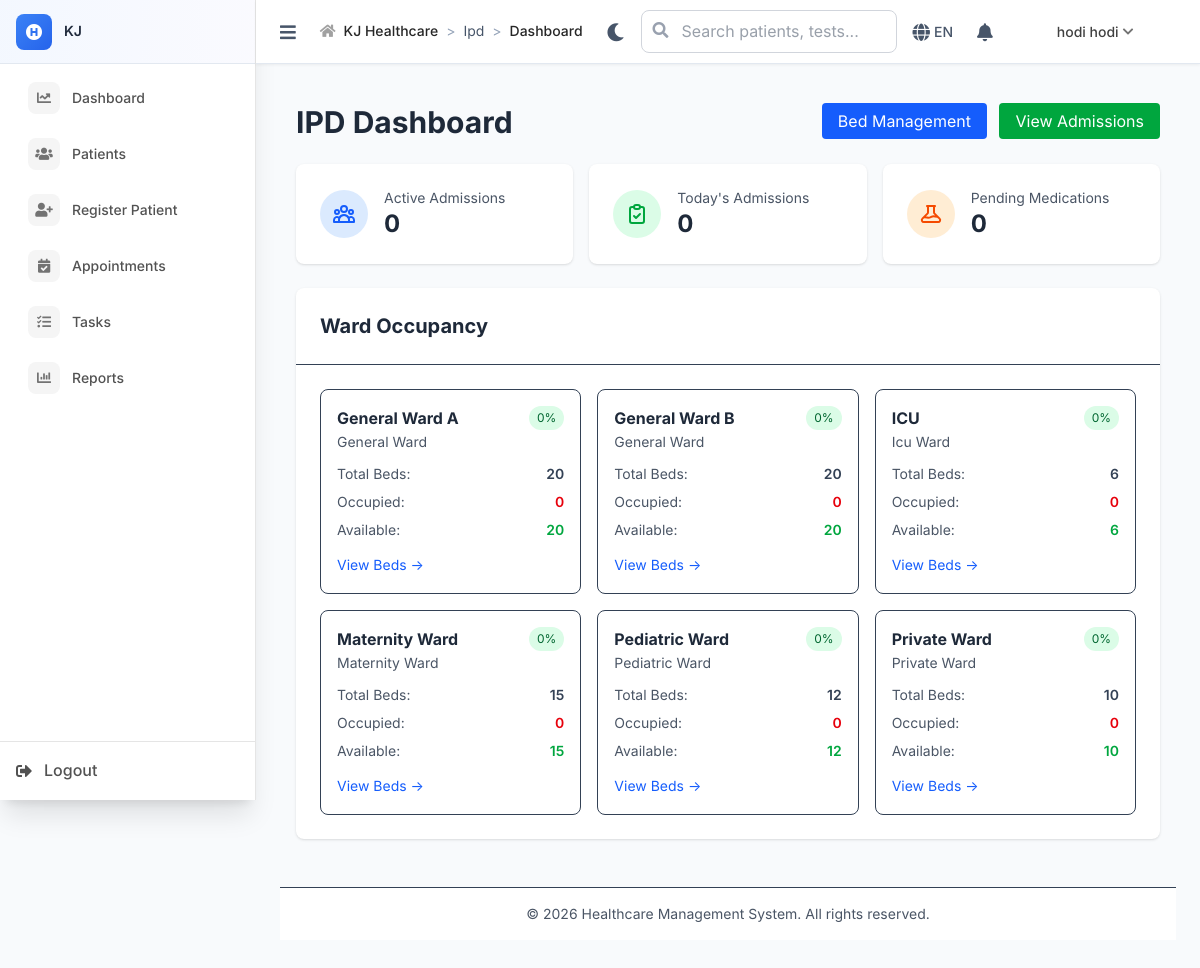
/ipd/dashboard (signed in), run on the app's committed database.
### tables this page shows
CREATE TABLE `ipd_wards` (
  `id` int NOT NULL,
  `ward_name` varchar(100) NOT NULL,
  `ward_code` varchar(20) NOT NULL,
  `ward_type` enum('general','private','icu','maternity','pediatric','isolation') DEFAULT 'general',
  `total_beds` int NOT NULL DEFAULT '0',
  `occupied_beds` int NOT NULL DEFAULT '0',
  `floor_number` int DEFAULT NULL,
  `description` text,
  `is_active` tinyint(1) DEFAULT '1',
  `created_at` timestamp NULL DEFAULT CURRENT_TIMESTAMP,
  `updated_at` timestamp NULL DEFAULT CURRENT_TIMESTAMP ON UPDATE CURRENT_TIMESTAMP
);

### includes/BaseController.php (called while the page is built, shortened)
<?php
class BaseController {
    public function __construct() {
        global $pdo;
        $this->pdo = $pdo;
        $this->db = $this->pdo;
    }
    protected function render($view, $data = []) {
        extract($data);
        include __DIR__ . "/../views/{$view}.php";
    }
}
?>

### controllers/IpdController.php (called while the page is built, shortened)
<?php
require_once __DIR__ . '/../includes/BaseController.php';
class IpdController extends BaseController {
    public function dashboard() {
        try {
            $stmt = $this->db->query("
                SELECT
                    id,
                    ward_name,
                    ward_type,
                    total_beds,
                    occupied_beds,
                    (total_beds - occupied_beds) as available_beds
                FROM ipd_wards
                WHERE is_active = 1
                ORDER BY ward_name
            ");
            $wards = $stmt->fetchAll(PDO::FETCH_ASSOC);
            $stmt = $this->db->query("
                SELECT COUNT(*) as active_count
                FROM ipd_admissions
                WHERE status = 'active'
            ");
            $active_admissions = $stmt->fetch(PDO::FETCH_ASSOC)['active_count'];
            $stmt = $this->db->query("
                SELECT
                    ia.id,
                    ia.admission_number,
                    ia.admission_datetime,
                    ia.admission_type,
                    p.first_name,
                    p.last_name,
                    p.registration_number,
                    ib.bed_number,
                    iw.ward_name
                FROM ipd_admissions ia
                JOIN patients p ON ia.patient_id = p.id
                JOIN ipd_beds ib ON ia.bed_id = ib.id
                JOIN ipd_wards iw ON ib.ward_id = iw.id
                WHERE DATE(ia.admission_datetime) = CURDATE()
                ORDER BY ia.admission_datetime DESC
            ");
            $todays_admissions = $stmt->fetchAll(PDO::FETCH_ASSOC);
            $stmt = $this->db->query("
                SELECT COUNT(*) as pending_count
                FROM ipd_medication_admin
                WHERE status = 'scheduled'
                AND scheduled_datetime <= NOW()
            ");
            $pending_medications = $stmt->fetch(PDO::FETCH_ASSOC)['pending_count'];
            $this->render('ipd/dashboard', [
                'wards' => $wards,
                'active_admissions' => $active_admissions,
                'todays_admissions' => $todays_admissions,
                'pending_medications' => $pending_medications
            ]);
        } catch (Exception $e) {
            error_log("IPD dashboard error: " . $e->getMessage());
            $_SESSION['error'] = "Error loading dashboard";
            header('Location: /');
            exit;
        }
    }
}

### index.php (called while the page is built, shortened)
<?php
$request = $_SERVER['REQUEST_URI'];
$path = parse_url($request, PHP_URL_PATH);
if (strpos($path, BASE_PATH) === 0) {
    $path = substr($path, strlen(BASE_PATH));
}
$path = ltrim($path, '/');
$segments = explode('/', $path);
$controller = $segments[0] ?? 'auth';
$action = $segments[1] ?? 'login';
try {
    $controllerInstance = new $controllerClass();
    $params = array_slice($segments, 2);
    call_user_func_array([$controllerInstance, $action], $params);
} catch (Throwable $e) {
    Logger::error("Error in controller: " . $e->getMessage(), [
        'controller' => $controller,
        'action' => $action,
        'file' => $e->getFile(),
        'line' => $e->getLine(),
        'trace' => $e->getTraceAsString()
    ]);
    error_log("Error in controller: " . $e->getMessage());
    http_response_code(500);
    echo "Internal server error";
}
?>

### views/ipd/dashboard.php (the view, shortened to what this page needs)
<?php
require_once __DIR__ . '/../layouts/header.php';
?>
<div class="container mx-auto px-4 py-6">
    <div class="flex justify-between items-center mb-6">
        <h1 class="text-3xl font-bold text-gray-800">IPD Dashboard</h1>
        <div class="space-x-2">
            <a href="<?php echo BASE_PATH; ?>/ipd/beds" class="bg-blue-600 text-white px-4 py-2 rounded hover:bg-blue-700">Bed Management</a>
            <a href="<?php echo BASE_PATH; ?>/ipd/admissions" class="bg-green-600 text-white px-4 py-2 rounded hover:bg-green-700">View Admissions</a>
        </div>
    </div>
    <div class="grid grid-cols-1 md:grid-cols-3 gap-4 mb-6">
        <div class="bg-white rounded-lg shadow p-6">
            <div class="flex items-center">
                <div class="flex-shrink-0 bg-blue-100 rounded-full p-3">
                </div>
                <div class="ml-4">
                    <p class="text-sm text-gray-600">Active Admissions</p>
                    <p class="text-2xl font-bold text-gray-800"><?php echo $active_admissions; ?></p>
                </div>
            </div>
        </div>
        <div class="bg-white rounded-lg shadow p-6">
            <div class="flex items-center">
                <div class="flex-shrink-0 bg-green-100 rounded-full p-3">
                    <svg class="w-6 h-6 text-green-600" fill="none" stroke="currentColor" viewBox="0 0 24 24">
                        <path stroke-linecap="round" stroke-linejoin="round" stroke-width="2" d="M9 5H7a2 2 0 00-2 2v12a2 2 0 002 2h10a2 2 0 002-2V7a2 2 0 00-2-2h-2M9 5a2 2 0 002 2h2a2 2 0 002-2M9 5a2 2 0 012-2h2a2 2 0 012 2m-6 9l2 2 4-4"></path>
                    </svg>
                </div>
                <div class="ml-4">
                    <p class="text-sm text-gray-600">Today's Admissions</p>
                    <p class="text-2xl font-bold text-gray-800"><?php echo count($todays_admissions); ?></p>
                </div>
            </div>
        </div>
        <div class="bg-white rounded-lg shadow p-6">
            <div class="flex items-center">
                <div class="flex-shrink-0 bg-orange-100 rounded-full p-3">
                </div>
                <div class="ml-4">
                    <p class="text-sm text-gray-600">Pending Medications</p>
                    <p class="text-2xl font-bold text-gray-800"><?php echo $pending_medications; ?></p>
                </div>
            </div>
        </div>
    </div>
    <div class="bg-white rounded-lg shadow mb-6">
        <div class="p-6 border-b">
            <h2 class="text-xl font-bold text-gray-800">Ward Occupancy</h2>
        </div>
        <div class="p-6">
            <div class="grid grid-cols-1 md:grid-cols-2 lg:grid-cols-3 gap-4">
                <?php foreach ($wards as $ward): ?>
                    <div class="border rounded-lg p-4">
                        <div class="flex justify-between items-start mb-3">
                            <div>
                                <h3 class="font-bold text-gray-800"><?php echo htmlspecialchars($ward['ward_name']); ?></h3>
                                <p class="text-sm text-gray-600"><?php echo ucfirst($ward['ward_type']); ?> Ward</p>
                            </div>
                            <span class="px-2 py-1 text-xs rounded-full
                                <?php
                                $occupancy_rate = $ward['total_beds'] > 0 ? ($ward['occupied_beds'] / $ward['total_beds']) * 100 : 0;
                                echo $occupancy_rate > 80 ? 'bg-red-100 text-red-800' :
                                    ($occupancy_rate > 50 ? 'bg-yellow-100 text-yellow-800' : 'bg-green-100 text-green-800');
                                ?>">
                                <?php echo round($occupancy_rate); ?>%
                            </span>
                        </div>
                        <div class="space-y-2">
                            <div class="flex justify-between text-sm">
                                <span class="text-gray-600">Total Beds:</span>
                                <span class="font-semibold"><?php echo $ward['total_beds']; ?></span>
                            </div>
                            <div class="flex justify-between text-sm">
                                <span class="text-gray-600">Occupied:</span>
                                <span class="font-semibold text-red-600"><?php echo $ward['occupied_beds']; ?></span>
                            </div>
                            <div class="flex justify-between text-sm">
                                <span class="text-gray-600">Available:</span>
                                <span class="font-semibold text-green-600"><?php echo $ward['available_beds']; ?></span>
                            </div>
                        </div>
                        <div class="mt-3">
                            <a href="<?php echo BASE_PATH; ?>/ipd/beds?ward_id=<?php echo $ward['id']; ?>"
                               class="text-sm text-blue-600 hover:text-blue-800">View Beds →</a>
                        </div>
                    </div>
                <?php endforeach; ?>
            </div>
        </div>
    </div>
</div>
<?php require_once __DIR__ . '/../layouts/footer.php'; ?>

### views/layouts/main.php (style rules this page uses)
:root { --primary-50: #eff6ff; --primary-100: #dbeafe; --primary-500: #3b82f6; --primary-600: #2563eb; --primary-700: #1d4ed8; --success-50: #f0fdf4; --success-500: #22c55e; --success-600: #16a34a; --warning-50: #fffbeb; --warning-500: #f59e0b; --warning-600: #d97706; --error-50: #fef2f2; --error-500: #ef4444; --error-600: #dc2626; --neutral-50: #f8fafc; --neutral-100: #f1f5f9; --neutral-200: #e2e8f0; --neutral-300: #cbd5e1; --neutral-400: #94a3b8; --neutral-500: #64748b; --neutral-600: #475569; --neutral-700: #334155; --neutral-800: #1e293b; --neutral-900: #0f172a; --medical-accent: #10b981; --medical-secondary: #8b5cf6; }
html, body { height: 100%; margin: 0; padding: 0; }
body { font-family: 'Inter', sans-serif; background-color: var(--neutral-50); color: var(--neutral-700); line-height: 1.6; }
:root { --header-height: 64px; }

### data on the page
ipd_wards: ward_name "General Ward A", ward_type "General", occupied_beds "0", total_beds "20", available_beds "20"
ipd_wards: ward_name "General Ward B", ward_type "General", occupied_beds "0", total_beds "20", available_beds "20"
ipd_wards: ward_name "ICU", ward_type "Icu", occupied_beds "0", total_beds "6", available_beds "6"
ipd_wards: ward_name "Maternity Ward", ward_type "Maternity", occupied_beds "0", total_beds "15", available_beds "15"
ipd_wards: ward_name "Pediatric Ward", ward_type "Pediatric", occupied_beds "0", total_beds "12", available_beds "12"
ipd_wards: ward_name "Private Ward", ward_type "Private", occupied_beds "0", total_beds "10", available_beds "10"

### other printed values
$_ENV['APP_NAME'] "KJ"
$item['text'] "Dashboard"
$item['text'] "Patients"
$item['text'] "Register Patient"
$item['text'] "Appointments"
$item['text'] "Tasks"
$item['text'] "Reports"
$crumb['text'] "Ipd"
$crumb['text'] "Dashboard"
$_SESSION['user_name'] "hodi hodi"
$active_admissions "0"
count($todays_admissions) "0"
$pending_medications "0"
